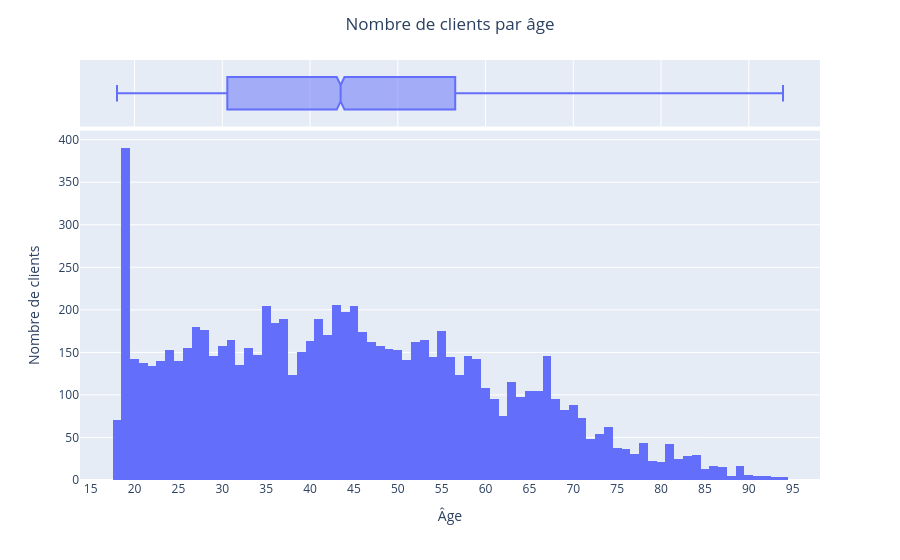

Notebook code for this chart:
### Code cell
fig = px.histogram(df_tmp, x="age", labels={"age":"Âge"}, marginal="box")
fig.update_layout(xaxis_dtick=5, yaxis_title="Nombre de clients")
fig.update_layout(title="Nombre de clients par âge", title_x=0.5)
fig.show()

### Figure 1 — Plotly figure (JSON) as saved in the notebook; plotly's stock layout.template omitted (floating-point values rounded to 4 significant figures; data arrays with more than 128 entries replaced by an {"elided": "..."} marker saying what was removed)
{"data": [{"bingroup": "x", "hovertemplate": "Âge=%{x}<br>count=%{y}<extra></extra>", "legendgroup": "", "marker": {"color": "#636efa", "pattern": {"shape": ""}}, "name": "", "orientation": "v", "showlegend": false, "type": "histogram", "x": {"elided": "8600 float values"}, "xaxis": "x", "yaxis": "y"}, {"hovertemplate": "Âge=%{x}<extra></extra>", "legendgroup": "", "marker": {"color": "#636efa"}, "name": "", "notched": true, "showlegend": false, "type": "box", "x": {"elided": "8600 float values"}, "xaxis": "x2", "yaxis": "y2"}], "layout": {"barmode": "relative", "legend": {"tracegroupgap": 0}, "margin": {"t": 60}, "title": {"text": "Nombre de clients par âge", "x": 0.5}, "xaxis": {"anchor": "y", "domain": [0, 1], "dtick": 5, "title": {"text": "Âge"}}, "xaxis2": {"anchor": "y2", "domain": [0, 1], "matches": "x", "showgrid": true, "showticklabels": false}, "yaxis": {"anchor": "x", "domain": [0, 0.8316], "title": {"text": "Nombre de clients"}}, "yaxis2": {"anchor": "x2", "domain": [0.8416, 1], "matches": "y2", "showgrid": false, "showline": false, "showticklabels": false, "ticks": ""}}}
